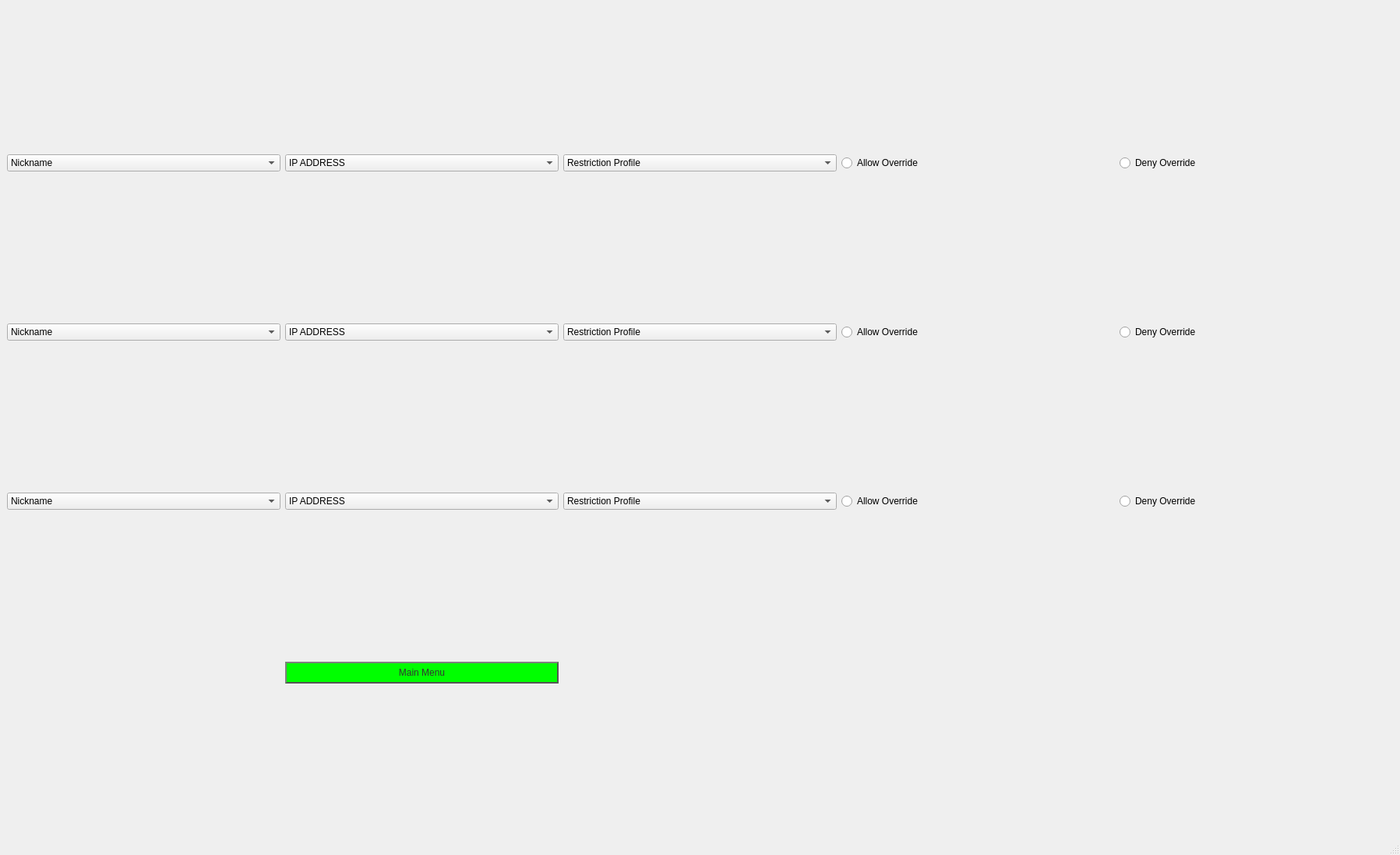
<?xml version="1.0" encoding="UTF-8"?>
<ui version="4.0">
 <class>MainWindow</class>
 <widget class="QMainWindow" name="MainWindow">
  <property name="geometry">
   <rect>
    <x>0</x>
    <y>0</y>
    <width>1797</width>
    <height>1097</height>
   </rect>
  </property>
  <property name="windowTitle">
   <string>MainWindow</string>
  </property>
  <widget class="QWidget" name="centralwidget">
   <layout class="QGridLayout" name="gridLayout">
    <item row="0" column="0">
     <widget class="QComboBox" name="nick">
      <item>
       <property name="text">
        <string>Nickname</string>
       </property>
      </item>
      <item>
       <property name="text">
        <string>Nickname1</string>
       </property>
      </item>
      <item>
       <property name="text">
        <string>Nickname2</string>
       </property>
      </item>
      <item>
       <property name="text">
        <string>Nickname3</string>
       </property>
      </item>
     </widget>
    </item>
    <item row="0" column="3">
     <widget class="QRadioButton" name="allow">
      <property name="text">
       <string>Allow Override</string>
      </property>
     </widget>
    </item>
    <item row="1" column="4">
     <widget class="QRadioButton" name="deny_2">
      <property name="text">
       <string>Deny Override</string>
      </property>
     </widget>
    </item>
    <item row="1" column="2">
     <widget class="QComboBox" name="profile_2">
      <item>
       <property name="text">
        <string>Restriction Profile</string>
       </property>
      </item>
      <item>
       <property name="text">
        <string>Restriction Profile 1</string>
       </property>
      </item>
      <item>
       <property name="text">
        <string>Restriction Profile 2</string>
       </property>
      </item>
      <item>
       <property name="text">
        <string>Restriction Profile 3</string>
       </property>
      </item>
     </widget>
    </item>
    <item row="2" column="2">
     <widget class="QComboBox" name="profile_3">
      <item>
       <property name="text">
        <string>Restriction Profile</string>
       </property>
      </item>
      <item>
       <property name="text">
        <string>Restriction Profile 1</string>
       </property>
      </item>
      <item>
       <property name="text">
        <string>Restriction Profile 2</string>
       </property>
      </item>
      <item>
       <property name="text">
        <string>Restriction Profile 3</string>
       </property>
      </item>
     </widget>
    </item>
    <item row="2" column="4">
     <widget class="QRadioButton" name="deny_3">
      <property name="text">
       <string>Deny Override</string>
      </property>
     </widget>
    </item>
    <item row="1" column="0">
     <widget class="QComboBox" name="nick_2">
      <item>
       <property name="text">
        <string>Nickname</string>
       </property>
      </item>
      <item>
       <property name="text">
        <string>Nickname1</string>
       </property>
      </item>
      <item>
       <property name="text">
        <string>Nickname2</string>
       </property>
      </item>
      <item>
       <property name="text">
        <string>Nickname3</string>
       </property>
      </item>
     </widget>
    </item>
    <item row="2" column="0">
     <widget class="QComboBox" name="nick_3">
      <item>
       <property name="text">
        <string>Nickname</string>
       </property>
      </item>
      <item>
       <property name="text">
        <string>Nickname1</string>
       </property>
      </item>
      <item>
       <property name="text">
        <string>Nickname2</string>
       </property>
      </item>
      <item>
       <property name="text">
        <string>Nickname3</string>
       </property>
      </item>
     </widget>
    </item>
    <item row="0" column="1">
     <widget class="QComboBox" name="ip">
      <item>
       <property name="text">
        <string>IP ADDRESS</string>
       </property>
      </item>
      <item>
       <property name="text">
        <string>IP ADDRESS 1</string>
       </property>
      </item>
      <item>
       <property name="text">
        <string>IP ADDRESS 2</string>
       </property>
      </item>
      <item>
       <property name="text">
        <string>IP ADDRESS 3</string>
       </property>
      </item>
     </widget>
    </item>
    <item row="0" column="4">
     <widget class="QRadioButton" name="deny">
      <property name="text">
       <string>Deny Override</string>
      </property>
     </widget>
    </item>
    <item row="1" column="1">
     <widget class="QComboBox" name="ip_2">
      <item>
       <property name="text">
        <string>IP ADDRESS</string>
       </property>
      </item>
      <item>
       <property name="text">
        <string>IP ADDRESS 1</string>
       </property>
      </item>
      <item>
       <property name="text">
        <string>IP ADDRESS 2</string>
       </property>
      </item>
      <item>
       <property name="text">
        <string>IP ADDRESS 3</string>
       </property>
      </item>
     </widget>
    </item>
    <item row="2" column="1">
     <widget class="QComboBox" name="ip_3">
      <item>
       <property name="text">
        <string>IP ADDRESS</string>
       </property>
      </item>
      <item>
       <property name="text">
        <string>IP ADDRESS 1</string>
       </property>
      </item>
      <item>
       <property name="text">
        <string>IP ADDRESS 2</string>
       </property>
      </item>
      <item>
       <property name="text">
        <string>IP ADDRESS 3</string>
       </property>
      </item>
     </widget>
    </item>
    <item row="2" column="3">
     <widget class="QRadioButton" name="allow_3">
      <property name="text">
       <string>Allow Override</string>
      </property>
     </widget>
    </item>
    <item row="1" column="3">
     <widget class="QRadioButton" name="allow_2">
      <property name="text">
       <string>Allow Override</string>
      </property>
     </widget>
    </item>
    <item row="0" column="2">
     <widget class="QComboBox" name="profile">
      <item>
       <property name="text">
        <string>Restriction Profile</string>
       </property>
      </item>
      <item>
       <property name="text">
        <string>Restriction Profile 1</string>
       </property>
      </item>
      <item>
       <property name="text">
        <string>Restriction Profile 2</string>
       </property>
      </item>
      <item>
       <property name="text">
        <string>Restriction Profile 3</string>
       </property>
      </item>
     </widget>
    </item>
    <item row="3" column="3" colspan="2">
     <widget class="QLabel" name="label">
      <property name="maximumSize">
       <size>
        <width>548</width>
        <height>410</height>
       </size>
      </property>
      <property name="text">
       <string/>
      </property>
      <property name="pixmap">
       <pixmap>Capture.png</pixmap>
      </property>
      <property name="scaledContents">
       <bool>true</bool>
      </property>
     </widget>
    </item>
    <item row="3" column="1">
     <widget class="QPushButton" name="main">
      <property name="styleSheet">
       <string notr="true">QPushButton {
color: #333;
background-color: rgb(0, 255, 0);
border: 2px solid #555;
border-radius: 20px;
border-style: outset;
padding: 5px;
}

QPushButton:hover {
background: qradialgradient(
cx: 0.3, cy: -0.4, fx: 0.3, fy: -0.4,
radius: 1.35, stop: 0 #fff, stop: 1 #bbb
);
}</string>
      </property>
      <property name="text">
       <string>Main Menu</string>
      </property>
     </widget>
    </item>
   </layout>
  </widget>
  <widget class="QMenuBar" name="menubar">
   <property name="geometry">
    <rect>
     <x>0</x>
     <y>0</y>
     <width>1797</width>
     <height>39</height>
    </rect>
   </property>
  </widget>
  <widget class="QStatusBar" name="statusbar"/>
 </widget>
 <resources/>
 <connections/>
</ui>
